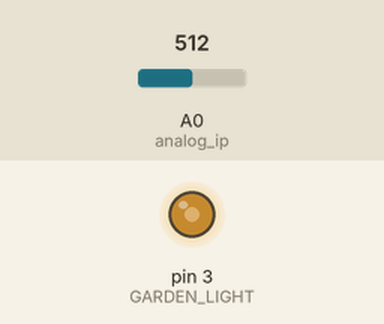
Bench run of a sketch on a simulated Arduino Uno, built with avr-gcc and run on an emulated ATmega328P. Shown: output pins drawn as LEDs (lit = HIGH). Inputs (shaded band) come from the test bench; at power-on: A0 (analog_ip) = 512.

Above: at 1.2 s.
1.3 s: A0 (analog_ip) set to 716
At 2.0 s:
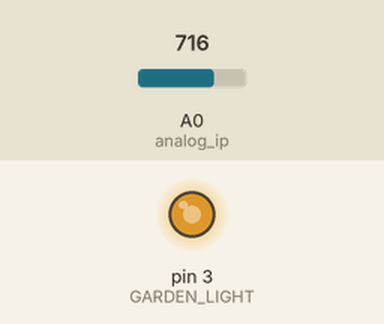
2.8 s: A0 (analog_ip) set to 900
At 3.2 s:
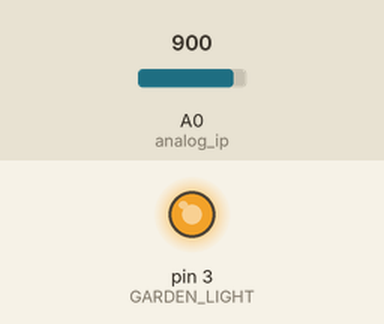
4.3 s: A0 (analog_ip) set to 122
At 5.5 s:
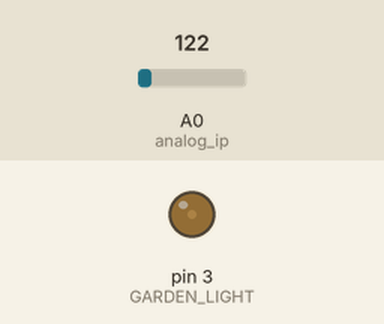
5.8 s: A0 (analog_ip) set to 0
At 6.9 s:
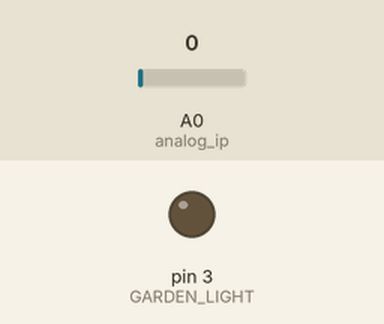
Timing chart, 0 to 8.3 s (numbered marks = the images above; inputs shaded):
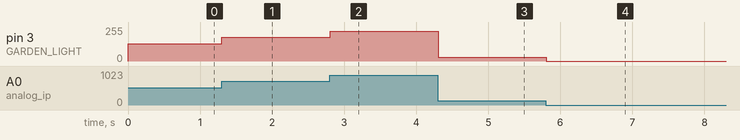

Measured:
- after the input at 1.3 s, pin 3 (GARDEN_LIGHT): 128/255 → 179/255 at once
- after the input at 2.8 s, pin 3 (GARDEN_LIGHT): 179/255 → 225/255 at once
- after the input at 4.3 s, pin 3 (GARDEN_LIGHT): 225/255 → 30/255 at once
- after the input at 5.8 s, pin 3 (GARDEN_LIGHT): 30/255 → 0/255 at once

The sketch:

analogwrite.ino
```cpp
/*To control the brightness of the led using PWM(analogwrite)*/

const int analog_ip = A0;
const int LED = 3;
int inputVal = 0;

void setup()
{
  pinMode (LED, OUTPUT);
}

void loop()
{
  inputVal = analogRead(analog_ip);

  analogWrite (LED, inputVal/4);

  delay(100);
}
```

ldr.cpp
```cpp
#include "ldr.h"
#include "Arduino.h"
#include "main.h"

void init_ldr(void)
{
   pinMode(GARDEN_LIGHT, OUTPUT);

}
unsigned int input_value =0;

void brightness_control(void)
{
/* read ldr values*/
   input_value = analogRead(LDR_SENSOR);

   input_value =  (1023 - input_value)/4;

   analogWrite (GARDEN_LIGHT, input_value);


}
```

ldr.h
```cpp
#ifndef LDR_H
#define LDR_H


#define LDR_SENSOR       A1
#define GARDEN_LIGHT     3


void init_ldr(void);
void brightness_control(void);

#endif
```

main.h
```cpp
#ifndef MAIN_H
#define MAIN_H


#define ON    1
#define OFF   0

#define TEMPERATURE_GAUGE       V1
#define COOLER_V_PIN            V0
#define HEATER_V_PIN            V2
#define WATER_VOL_GAUGE         V3
#define INLET_V_PIN             V4
#define OUTLET_V_PIN            V5
#define BLYNK_TERMINAL_V_PIN    V6


#endif
```

serial_tank.cpp
```cpp
#include "serial_tank.h"
#include "Arduino.h"
#include "main.h"

unsigned int volume_value;
unsigned char valueh, valuel;

void init_serial_tank(void)
{
    Serial.begin(19200);
    Serial.write(0xFF); //sincroniza comunicação
    Serial.write(0xFF);
    Serial.write(0xFF);
}

unsigned int volume(void)
{

   //	sendindg command to request volume of water
 Serial.write(VOLUME);

    while(!Serial.available());
    // reading Higher byte
    valueh = Serial.read();
    while(!Serial.available());
    // reding Lower byte here
    valuel = Serial.read();
    volume_value = (valueh << 8) | valuel;

    return volume_value;
}
void enable_inlet(void)
{


}
void disable_inlet(void)
{

}
void enable_outlet(void)
{

}
void disable_outlet(void)
{

}
```

serial_tank.h
```cpp
#ifndef SERIAL_TANK_H
#define SERIAL_TANK_H


//input digital
#define INLET_VALVE  0x00
#define OUTLET_VALVE 0x01

//sensors digital
#define HIGH_FLOAT 0x10
#define LOW_FLOAT  0x11

//sensor analog
#define VOLUME 0x30

#define   ENABLE  0x01
#define   DISABLE 0x00

void init_serial_tank(void);
void enable_inlet(void);
void enable_outlet(void);
void disable_inlet(void);
void disable_outlet(void);
unsigned int volume(void);

#endif
```

temperature_system.cpp
```cpp
#include "temperature_system.h"
#include "Arduino.h"
#include "main.h"


void init_temperature_system(void)
{
  pinMode(HEATER,OUTPUT);
  pinMode(COOLER,OUTPUT);

  digitalWrite(HEATER,LOW);
  digitalWrite(COOLER,LOW);

}

float read_temperature(void)
{

float temperature;
//reading the analog output voltage fromtemperature sensor and converting it to deg cel (10mv-> 1deg cel)
temperature =(((analogRead(A0) *(float)5/ 1024)) /(float) 0.01);
  return temperature;
}


void cooler_control(bool control)
{
  digitalWrite(COOLER,control);

}

void heater_control(bool control)
{
  digitalWrite(HEATER,control);

}
```

temperature_system.h
```cpp
#ifndef TEMPERATURE_SYSTEM_H
#define TEMPERATURE_SYSTEM_H

#define HEATER                5
#define COOLER                4


#define TEMPERATURE_SENSOR    A0


float read_temperature(void);
void init_temperature_system(void);
void cooler_control(bool control);
void heater_control(bool control);
#endif
```
